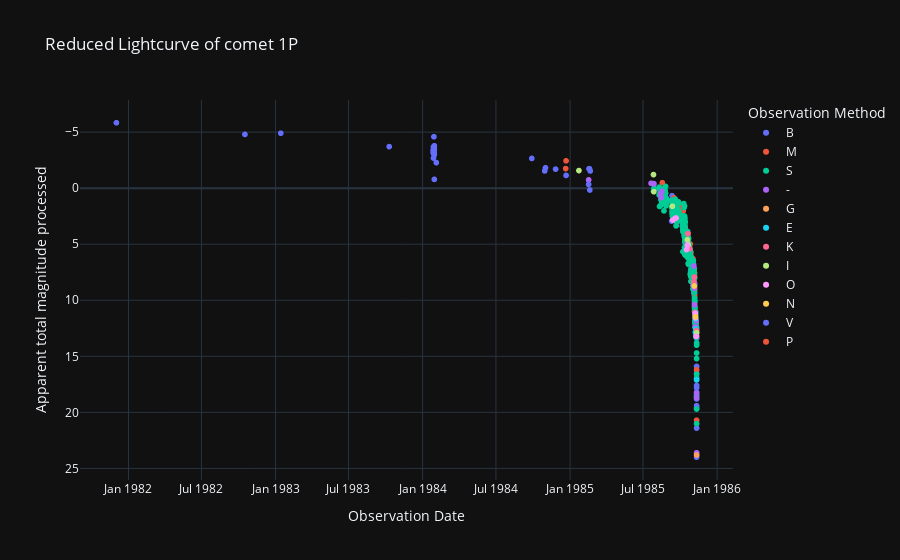

The notebook cell saved with this chart:
### Code cell
# Curva de luz reducida
labels = {'obs_date':'Observation Date','magnitud_reducida':'Apparent total magnitude processed', 'obs_method_key' : 'Observation Method'}
fig = px.scatter(curva_de_luz_procesada_df, x='obs_date', y='magnitud_reducida', color='obs_method_key', template= 'plotly_dark', labels= labels, title=f'Reduced Lightcurve of comet {nombre_cometa}')
fig.update_yaxes(autorange="reversed")
fig.show()

### Figure 1 — Plotly figure (JSON) as saved in the notebook; plotly's stock layout.template omitted (floating-point values rounded to 4 significant figures; data arrays with more than 128 entries replaced by an {"elided": "..."} marker saying what was removed)
{"data": [{"hovertemplate": "Observation Method=B<br>Observation Date=%{x}<br>Apparent total magnitude processed=%{y}<extra></extra>", "legendgroup": "B", "marker": {"color": "#636efa", "symbol": "circle"}, "mode": "markers", "name": "B", "showlegend": true, "type": "scattergl", "x": {"elided": "199 str values"}, "xaxis": "x", "y": {"elided": "199 float values"}, "yaxis": "y"}, {"hovertemplate": "Observation Method=M<br>Observation Date=%{x}<br>Apparent total magnitude processed=%{y}<extra></extra>", "legendgroup": "M", "marker": {"color": "#EF553B", "symbol": "circle"}, "mode": "markers", "name": "M", "showlegend": true, "type": "scattergl", "x": {"elided": "214 str values"}, "xaxis": "x", "y": {"elided": "214 float values"}, "yaxis": "y"}, {"hovertemplate": "Observation Method=S<br>Observation Date=%{x}<br>Apparent total magnitude processed=%{y}<extra></extra>", "legendgroup": "S", "marker": {"color": "#00cc96", "symbol": "circle"}, "mode": "markers", "name": "S", "showlegend": true, "type": "scattergl", "x": {"elided": "509 str values"}, "xaxis": "x", "y": {"elided": "509 float values"}, "yaxis": "y"}, {"hovertemplate": "Observation Method=-<br>Observation Date=%{x}<br>Apparent total magnitude processed=%{y}<extra></extra>", "legendgroup": "-", "marker": {"color": "#ab63fa", "symbol": "circle"}, "mode": "markers", "name": "-", "showlegend": true, "type": "scattergl", "x": ["1985-11-11T00:00:00", "1985-11-11T00:00:00", "1985-11-11T00:00:00", "1985-11-10T00:00:00", "1985-11-08T00:00:00", "1985-11-07T00:00:00", "1985-11-06T00:00:00", "1985-11-06T00:00:00", "1985-11-05T00:00:00", "1985-11-04T00:00:00", "1985-11-03T00:00:00", "1985-10-19T00:00:00", "1985-08-17T00:00:00", "1985-08-15T00:00:00", "1985-08-14T00:00:00", "1985-07-28T00:00:00", "1985-07-28T00:00:00", "1985-07-21T00:00:00", "1985-02-16T00:00:00"], "xaxis": "x", "y": [18.7, 18.3, 23.6, 11.82, 12.36, 11.28, 10.4, 8.504, 8.926, 6.948, 8.669, 4.805, 0.2888, 0.836, 0.5098, -0.389, -0.389, -0.4313, -0.7357], "yaxis": "y"}, {"hovertemplate": "Observation Method=G<br>Observation Date=%{x}<br>Apparent total magnitude processed=%{y}<extra></extra>", "legendgroup": "G", "marker": {"color": "#FFA15A", "symbol": "circle"}, "mode": "markers", "name": "G", "showlegend": true, "type": "scattergl", "x": ["1985-11-11T00:00:00"], "xaxis": "x", "y": [23.8], "yaxis": "y"}, {"hovertemplate": "Observation Method=E<br>Observation Date=%{x}<br>Apparent total magnitude processed=%{y}<extra></extra>", "legendgroup": "E", "marker": {"color": "#19d3f3", "symbol": "circle"}, "mode": "markers", "name": "E", "showlegend": true, "type": "scattergl", "x": ["1985-11-11T00:00:00", "1985-11-09T00:00:00", "1985-11-09T00:00:00", "1985-11-08T00:00:00"], "xaxis": "x", "y": [17.1, 11.65, 12.55, 12.86], "yaxis": "y"}, {"hovertemplate": "Observation Method=K<br>Observation Date=%{x}<br>Apparent total magnitude processed=%{y}<extra></extra>", "legendgroup": "K", "marker": {"color": "#FF6692", "symbol": "circle"}, "mode": "markers", "name": "K", "showlegend": true, "type": "scattergl", "x": ["1985-11-11T00:00:00", "1985-11-11T00:00:00", "1985-11-07T00:00:00", "1985-11-05T00:00:00", "1985-11-04T00:00:00", "1985-10-25T00:00:00", "1985-10-21T00:00:00", "1985-10-20T00:00:00"], "xaxis": "x", "y": [13.2, 12.7, 11.08, 7.926, 8.348, 5.404, 5.133, 4.069], "yaxis": "y"}, {"hovertemplate": "Observation Method=I<br>Observation Date=%{x}<br>Apparent total magnitude processed=%{y}<extra></extra>", "legendgroup": "I", "marker": {"color": "#B6E880", "symbol": "circle"}, "mode": "markers", "name": "I", "showlegend": true, "type": "scattergl", "x": ["1985-11-11T00:00:00", "1985-11-08T00:00:00", "1985-10-21T00:00:00", "1985-10-19T00:00:00", "1985-09-12T00:00:00", "1985-07-28T00:00:00", "1985-07-27T00:00:00", "1985-01-23T00:00:00"], "xaxis": "x", "y": [12.9, 11.56, 5.033, 4.605, 1.61, 0.311, -1.21, -1.57], "yaxis": "y"}, {"hovertemplate": "Observation Method=O<br>Observation Date=%{x}<br>Apparent total magnitude processed=%{y}<extra></extra>", "legendgroup": "O", "marker": {"color": "#FF97FF", "symbol": "circle"}, "mode": "markers", "name": "O", "showlegend": true, "type": "scattergl", "x": ["1985-11-10T00:00:00", "1985-11-08T00:00:00", "1985-11-08T00:00:00", "1985-10-19T00:00:00", "1985-10-17T00:00:00", "1985-09-21T00:00:00", "1985-09-19T00:00:00", "1985-09-13T00:00:00"], "xaxis": "x", "y": [13.22, 11.56, 11.16, 5.105, 5.48, 2.663, 2.681, 2.847], "yaxis": "y"}, {"hovertemplate": "Observation Method=N<br>Observation Date=%{x}<br>Apparent total magnitude processed=%{y}<extra></extra>", "legendgroup": "N", "marker": {"color": "#FECB52", "symbol": "circle"}, "mode": "markers", "name": "N", "showlegend": true, "type": "scattergl", "x": ["1985-11-08T00:00:00", "1985-11-05T00:00:00"], "xaxis": "x", "y": [11.46, 8.726], "yaxis": "y"}, {"hovertemplate": "Observation Method=V<br>Observation Date=%{x}<br>Apparent total magnitude processed=%{y}<extra></extra>", "legendgroup": "V", "marker": {"color": "#636efa", "symbol": "circle"}, "mode": "markers", "name": "V", "showlegend": true, "type": "scattergl", "x": ["1985-02-20T00:00:00", "1985-02-19T00:00:00", "1985-02-18T00:00:00", "1985-02-18T00:00:00", "1985-02-17T00:00:00", "1985-02-17T00:00:00", "1985-02-16T00:00:00", "1984-12-22T00:00:00", "1984-11-26T00:00:00", "1984-11-01T00:00:00", "1984-10-30T00:00:00", "1984-09-28T00:00:00", "1984-02-04T00:00:00", "1984-01-30T00:00:00", "1984-01-30T00:00:00", "1984-01-30T00:00:00", "1984-01-30T00:00:00", "1984-01-30T00:00:00", "1984-01-30T00:00:00", "1984-01-30T00:00:00", "1984-01-30T00:00:00", "1984-01-30T00:00:00", "1984-01-29T00:00:00", "1984-01-29T00:00:00", "1984-01-29T00:00:00", "1984-01-29T00:00:00", "1984-01-28T00:00:00", "1984-01-28T00:00:00", "1984-01-28T00:00:00", "1984-01-28T00:00:00", "1984-01-28T00:00:00", "1984-01-28T00:00:00", "1984-01-27T00:00:00", "1984-01-27T00:00:00", "1983-10-10T00:00:00", "1983-01-14T00:00:00", "1982-10-17T00:00:00", "1981-12-02T00:00:00"], "xaxis": "x", "y": [-1.533, 0.1656, -1.735, -1.735, -1.735, -1.735, -0.3357, -1.137, -1.698, -1.813, -1.54, -2.65, -2.279, -3.583, -3.083, -3.383, -3.683, -3.383, -0.7832, -2.983, -3.083, -3.783, -3.184, -4.584, -3.384, -3.384, -3.185, -3.485, -2.685, -3.685, -3.285, -3.085, -3.387, -3.187, -3.706, -4.902, -4.794, -5.834], "yaxis": "y"}, {"hovertemplate": "Observation Method=P<br>Observation Date=%{x}<br>Apparent total magnitude processed=%{y}<extra></extra>", "legendgroup": "P", "marker": {"color": "#EF553B", "symbol": "circle"}, "mode": "markers", "name": "P", "showlegend": true, "type": "scattergl", "x": ["1984-12-22T00:00:00", "1984-12-21T00:00:00"], "xaxis": "x", "y": [-2.437, -1.745], "yaxis": "y"}], "layout": {"legend": {"title": {"text": "Observation Method"}, "tracegroupgap": 0}, "title": {"text": "Reduced Lightcurve of comet 1P"}, "xaxis": {"anchor": "y", "domain": [0, 1], "title": {"text": "Observation Date"}}, "yaxis": {"anchor": "x", "autorange": "reversed", "domain": [0, 1], "title": {"text": "Apparent total magnitude processed"}}}}
